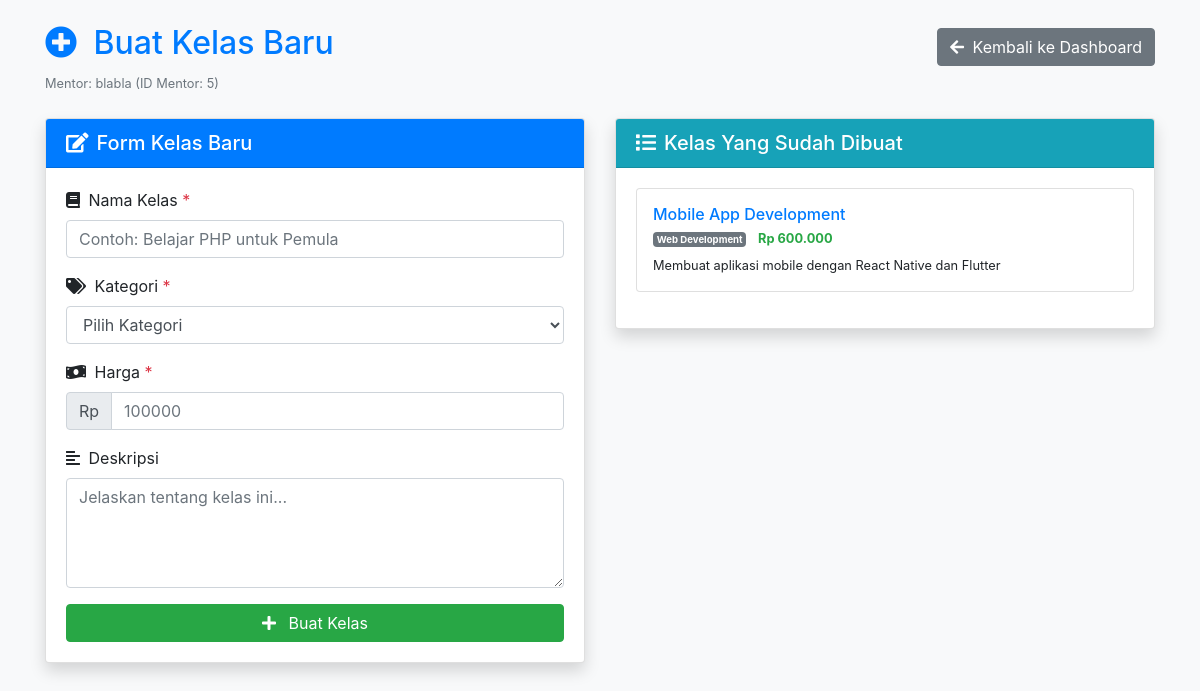
The page /page/create-class.php (signed in) on the database as committed earlier.
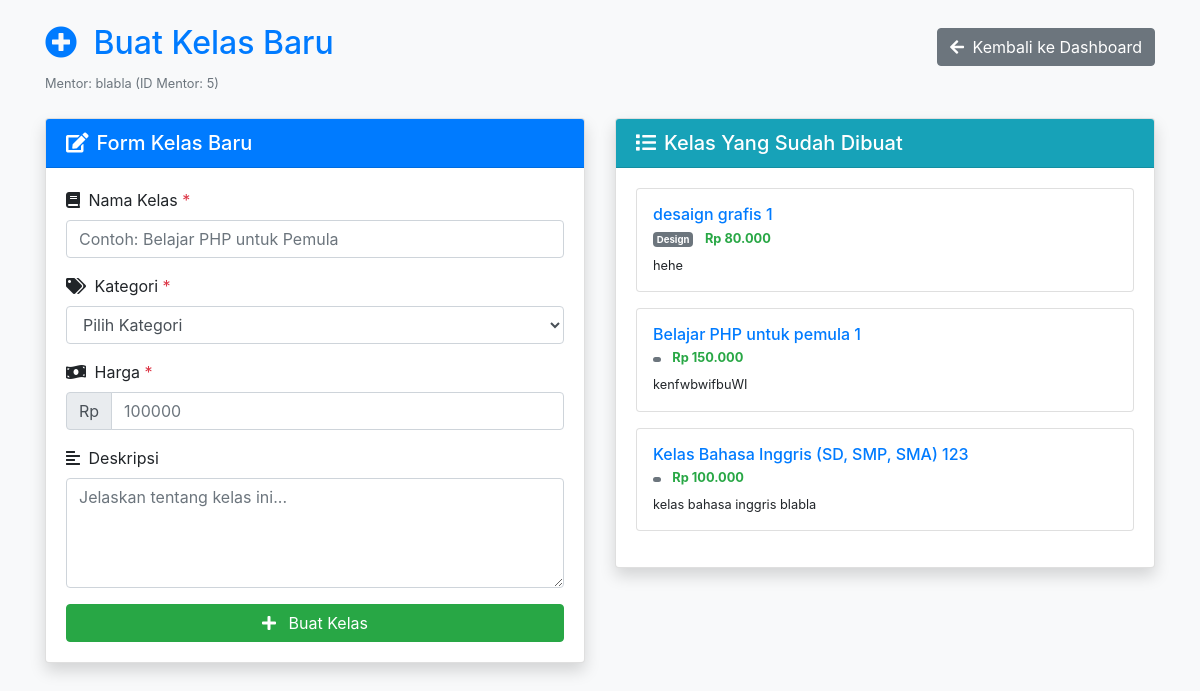
The same page on the database as committed later.
### tables this page shows
CREATE TABLE `tb_kelas` (
  `id_kelas` int(30) NOT NULL,
  `id_mentor` int(30) NOT NULL,
  `nama_kelas` varchar(255) NOT NULL,
  `kategori` enum('SQL','Design','Java','Web Development','Bisnis','Ekonomi','Psikologi','IT','Python') NOT NULL,
  `harga` decimal(10,2) NOT NULL,
  `profil_kelas` varchar(100) DEFAULT NULL,
  `badge` varchar(100) DEFAULT NULL,
  `description` text DEFAULT NULL,
  `status_publikasi` enum('draft','pending','approved','rejected') NOT NULL DEFAULT 'draft'
);

### page/create-class.php (the view, shortened to what the changed rows need)
<?php
require 'db.php';
$user_id = $_SESSION['id'];
$mentor_query = $conn->prepare("SELECT id_mentor FROM tb_mentor WHERE id_user = ?");
$mentor_query->bind_param("i", $user_id);
$mentor_query->execute();
$mentor_result = $mentor_query->get_result();
if ($mentor_result->num_rows === 0) {
    $insert_mentor = $conn->prepare("INSERT INTO tb_mentor (id_user) VALUES (?)");
    $insert_mentor->bind_param("i", $user_id);
    if ($insert_mentor->execute()) {
        $id_mentor = $conn->insert_id;
    } else {
        die("Error: Gagal membuat record mentor.");
    }
    $insert_mentor->close();
} else {
    $mentor_row = $mentor_result->fetch_assoc();
    $id_mentor = $mentor_row['id_mentor'];
}
$kelas_query = $conn->prepare("SELECT * FROM tb_kelas WHERE id_mentor = ? ORDER BY id_kelas DESC");
$kelas_query->bind_param("i", $id_mentor);
$kelas_query->execute();
$kelas_result = $kelas_query->get_result();
?>
<!DOCTYPE html>
<html lang="en">
<head>
    <link href="https://stackpath.bootstrapcdn.com/bootstrap/4.5.2/css/bootstrap.min.css" rel="stylesheet">
    <link rel="stylesheet" href="https://cdnjs.cloudflare.com/ajax/libs/font-awesome/5.15.4/css/all.min.css">
</head>
<body class="bg-light">
    <div class="container mt-4">
        <div class="row mb-4">
            <div class="col-12">
                <div class="d-flex justify-content-between align-items-center">
                    <h2 class="text-primary">
                        <i class="fas fa-plus-circle mr-2"></i>
                        Buat Kelas Baru
                    </h2>
                </div>
            </div>
        </div>
        <div class="row">
            <div class="col-md-6">
                <div class="card shadow">
                    <div class="card-body">
                        <?php if ($kelas_result->num_rows > 0): ?>
                            <?php while ($kelas = $kelas_result->fetch_assoc()): ?>
                                <div class="card mb-3 border-left-primary">
                                    <div class="card-body p-3">
                                        <h6 class="card-title text-primary mb-1">
                                            <?php echo htmlspecialchars($kelas['nama_kelas']); ?>
                                        </h6>
                                        <div class="small text-muted mb-2">
                                            <span class="badge badge-secondary mr-2">
                                                <?php echo htmlspecialchars($kelas['kategori']); ?>
                                            </span>
                                            <span class="text-success font-weight-bold">
                                                Rp <?php echo number_format($kelas['harga'], 0, ',', '.'); ?>
                                            </span>
                                        </div>
                                        <?php if (!empty($kelas['description'])): ?>
                                            <p class="card-text small">
                                                <?php echo htmlspecialchars(substr($kelas['description'], 0, 100)) . (strlen($kelas['description']) > 100 ? '...' : ''); ?>
                                            </p>
                                        <?php endif; ?>
                                    </div>
                                </div>
                            <?php endwhile; ?>
                        <?php endif; ?>
                    </div>
                </div>
            </div>
        </div>
    </div>
</body>
</html>

Rows that differ between the two databases and show on the page:
removed tb_kelas: nama_kelas "Mobile App Development", kategori "Web Development", harga "600.000", description "Membuat aplikasi mobile dengan React Native dan Flutter"
now on this page (row edited): tb_kelas: nama_kelas "desaign grafis 1", kategori "Design", harga "80.000", description "hehe"
added tb_kelas: nama_kelas "Belajar PHP untuk pemula 1", harga "150.000", description "kenfwbwifbuWI"
now on this page (row edited): tb_kelas: nama_kelas "Kelas Bahasa Inggris (SD, SMP, SMA) 123", harga "100.000", description "kelas bahasa inggris blabla"
